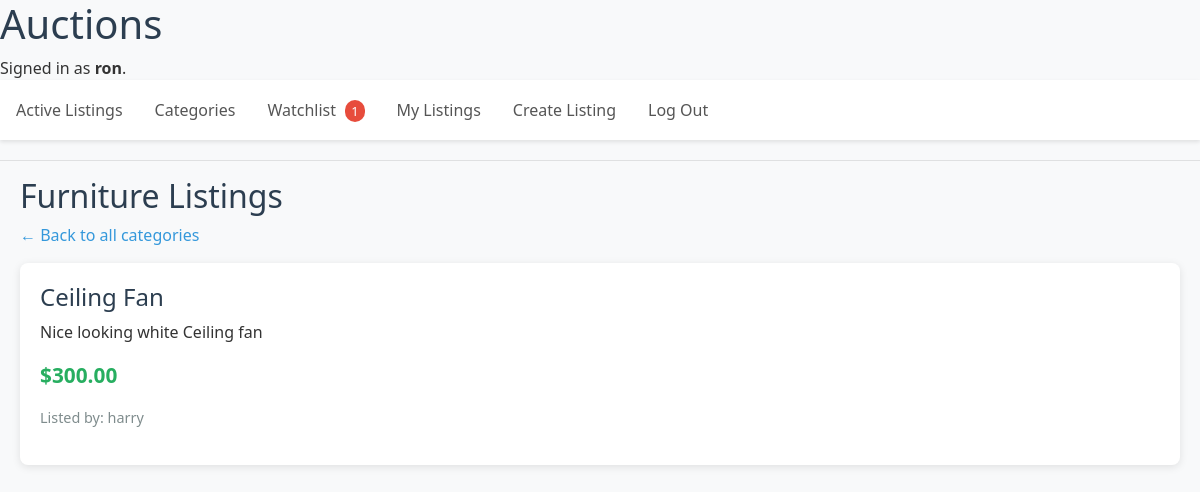
The app's page /category/furniture (signed in) with its own data.
### auctions/models.py (models this page shows, shortened)
class User(AbstractUser):
    pass
    watchlist = models.ManyToManyField("Listing", blank=True, related_name="watchers")

class Listing(models.Model):
    title = models.CharField(max_length=64)
    description = models.TextField()
    starting_bid = models.DecimalField(max_digits=10, decimal_places=2)
    image_url = models.URLField(blank=True)
    category = models.CharField(max_length=64, blank=True)
    creator = models.ForeignKey(User, on_delete=models.CASCADE, related_name="listings")
    active = models.BooleanField(default=True)
    created_at = models.DateTimeField(auto_now_add=True)
    winner = models.ForeignKey(User, on_delete=models.SET_NULL, null=True, blank=True, related_name="won_auctions")
    last_updated = models.DateTimeField(auto_now=True)

### auctions/views.py (the view)
# urls.py: path("category/<str:category_name>", views.category_listings, name="category_listings"),
def category_listings(request, category_name):
    listings = Listing.objects.filter(active=True, category=category_name)
    return render(request, "auctions/category_listings.html", {
        "category_name": category_name,
        "listings": listings
    })

### auctions/templates/auctions/category_listings.html (shortened to what this page needs)
{% extends "auctions/layout.html" %}
{% block body %}
<div class="container">
    <h2>{{ category_name|title }} Listings</h2>
    <p><a href="{% url 'categories' %}" style="color: #3498db;">← Back to all categories</a></p>
    {% if listings %}
        {% for listing in listings %}
            <div class="listing-card">
                <h3>
                    <a href="{% url 'listing' listing.id %}">{{ listing.title }}</a>
                </h3>
                <p>{{ listing.description }}</p>
                <p class="price">${{ listing.starting_bid }}</p>
                <p class="small-text">Listed by: {{ listing.creator.username }}</p>
            </div>
        {% endfor %}
    {% else %}
        <div class="listing-card">
            <p>No active listings in this category.</p>
            <a href="{% url 'index' %}" class="btn btn-primary">View All Listings</a>
        </div>
    {% endif %}
</div>
{% endblock %}

### auctions/templates/auctions/layout.html (shortened to what this page needs)
{% load static %}
<!DOCTYPE html>
<html lang="en">
    <head>
        <link rel="stylesheet" href="https://stackpath.bootstrapcdn.com/bootstrap/4.4.1/css/bootstrap.min.css">
        <link href="{% static 'auctions/styles.css' %}" rel="stylesheet">
    </head>
    <body>
        <h1>Auctions</h1>
        <div>
            {% if user.is_authenticated %}
                Signed in as <strong>{{ user.username }}</strong>.
            {% else %}
                Not signed in.
            {% endif %}
        </div>
        <ul class="nav">
            <li class="nav-item">
                <a class="nav-link" href="{% url 'index' %}">Active Listings</a>
            </li>
            <li class="nav-item">
                <a class="nav-link" href="{% url 'categories' %}">Categories</a>
            </li>
            {% if user.is_authenticated %}
                <li class="nav-item">
                    <a class="nav-link" href="{% url 'watchlist' %}">
                        Watchlist
                        {% if watchlist_notifications > 0 %}
                            <span class="notification-count">{{ watchlist_notifications }}</span>
                        {% endif %}
                    </a>
                </li>
                <li class="nav-item">
                    <a class="nav-link" href="{% url 'my_listings' %}">
                        My Listings
                    </a>
                </li>
                <li class="nav-item">
                    <a class="nav-link" href="{% url 'create_listing' %}">Create Listing</a>
                </li>
                <li class="nav-item">
                    <a class="nav-link" href="{% url 'logout' %}">Log Out</a>
                </li>
            {% endif %}
        </ul>
        <hr>
        {% block body %}
        {% endblock %}
    </body>
</html>

### auctions/static/auctions/styles.css (style rules this page uses)
body { font-family: 'Segoe UI', Tahoma, Geneva, Verdana, sans-serif; background-color: #f8f9fa; color: #333; }
h1, h2, h3 { color: #2c3e50; }
.nav { background-color: white; padding: 10px 0; box-shadow: 0 2px 4px rgba(0,0,0,0.1); margin-bottom: 20px; }
.nav-link { color: #555 !important; font-weight: 500; transition: color 0.3s; }
.listing-card { background: white; border-radius: 8px; padding: 20px; margin-bottom: 20px; box-shadow: 0 2px 8px rgba(0,0,0,0.1); transition: transform 0.2s, box-shadow 0.2s; }
.listing-card h3 { margin-top: 0; font-size: 1.5rem; }
.listing-card h3 a { color: #2c3e50; text-decoration: none; transition: color 0.3s; }
.price { font-size: 1.3rem; color: #27ae60; font-weight: bold; }
.notification-count { background-color: #e74c3c; color: white; border-radius: 10px; padding: 2px 6px; font-size: 0.8rem; margin-left: 5px; }
.container { max-width: 1200px; margin: 0 auto; padding: 0 20px; }
ul { list-style: none; padding: 0; }
small, .small-text { color: #7f8c8d; font-size: 0.9rem; }

### records on screen
User: username "ron"
Listing: category "Furniture", title "Ceiling Fan", description "Nice looking white Ceiling fan", starting_bid "300.00", creator.username "harry"

### other values on screen
{{ watchlist_notifications }} "1"
